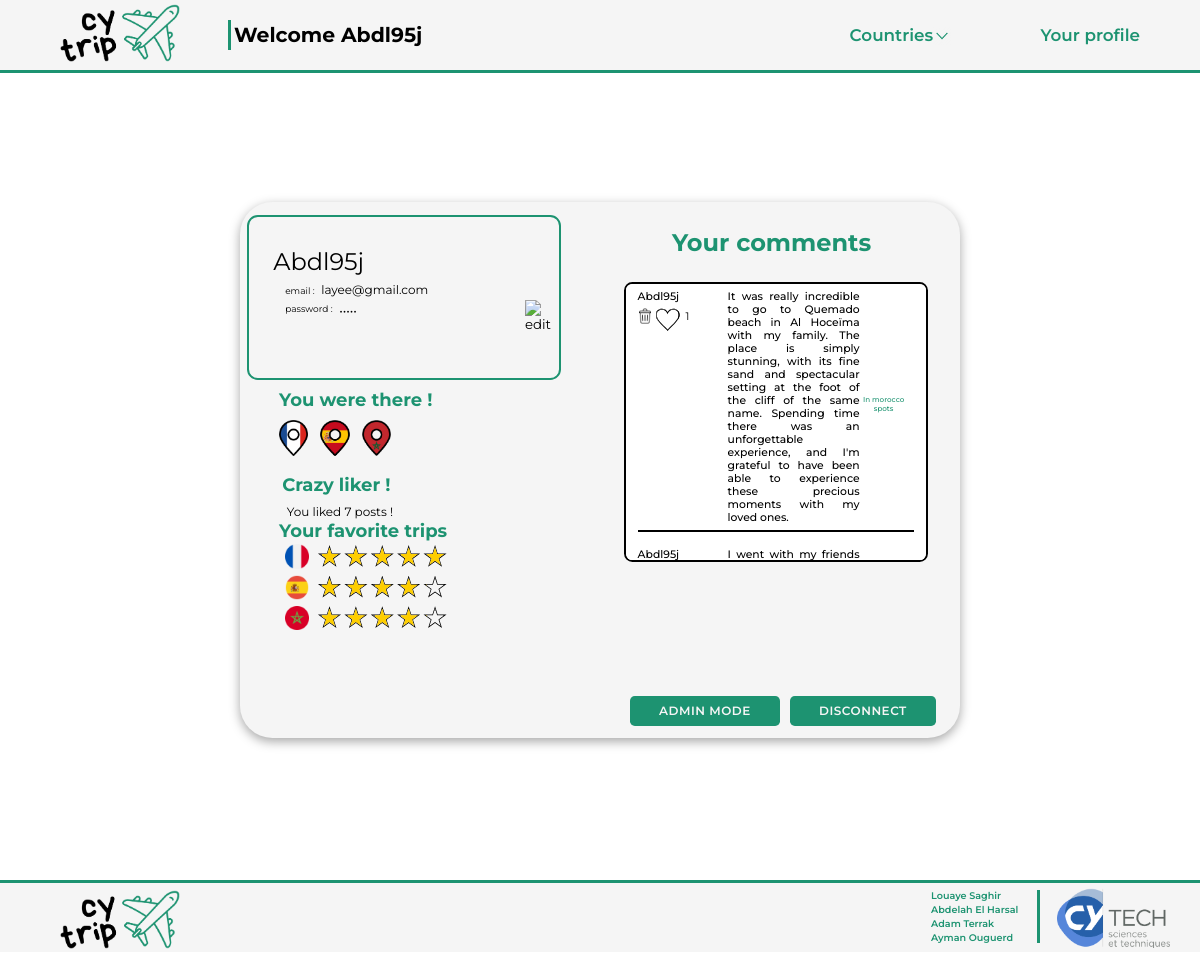
The app's page /php/profile.php (signed in) with its own data.
### tables this page shows
CREATE TABLE `ratings` (
  `liker_id` int(11) NOT NULL,
  `country` varchar(128) NOT NULL,
  `grade` int(5) NOT NULL
);

CREATE TABLE `comments` (
  `id` int(11) NOT NULL,
  `sender` varchar(128) NOT NULL,
  `country` varchar(128) NOT NULL,
  `likes` int(255) NOT NULL DEFAULT 0,
  `category` varchar(128) NOT NULL,
  `content` varchar(1500) NOT NULL
);

### php/profile.php (the view, shortened to what this page needs)
<?php
    require_once(__DIR__."/sqlconfig.php");
    $commentstatement = $mysqlClient->prepare('SELECT * FROM comments WHERE sender = :sender ORDER BY likes DESC');
    $commentstatement->execute([
        'sender'=> $_SESSION['user']['user_name'],
    ]);
    $comments = $commentstatement->fetchAll();
    $likestatement = $mysqlClient->prepare('SELECT * FROM likes WHERE user_id = :user_id');
    $likestatement->execute([
        'user_id'=> $_SESSION['user']['id'],
    ]);
    $likes = $likestatement->fetchAll();
    $ratingstatement = $mysqlClient->prepare('SELECT * FROM ratings WHERE liker_id = :liker_id ORDER BY grade DESC');
    $ratingstatement->execute([
        'liker_id'=> $_SESSION['user']['id'],
    ]);
    $ratings = $ratingstatement->fetchAll();
?>
<!DOCTYPE html>
<html>
    <head>
        <link rel="stylesheet" type="text/css" href="/style/style.css">
        <link rel="stylesheet" type="text/css" href="/style/header_footer.css">
        <link rel="stylesheet" type="text/css" href="/style/profile.css">
    </head>
    <body>
        <?php require_once(__DIR__."/header.php") ?>
        <main>
            <div class="container">
                <form id="form_user_info" action="editprofile.php" method="post">
                    <input class="infos pseudo" type="text" name="user_name" value="<?php echo $_SESSION['user']['user_name'];?>" disabled>
                    <label class="emaillabel" for="user_email">email :</label>
                    <input class="infos email" type="text" name="user_email" value="<?php echo $_SESSION['user']['user_email'];?>" disabled>
                    <label class="passwordlabel" for="user_password">password :</label>
                    <input class="infos password" type="password" name="user_password" value="<?php echo $_SESSION['user']['user_password'];?>" disabled>
                </form>
                <button id="edit" type="button"><img src="../source/edit.png" alt="edit"></button>
                <div class="stats">
                    <h1>You were there !</h1>
                    <div class="stat places">
                        <?php foreach ($ratings as $rating):?>
                            <img src="<?php echo "../source/".$rating['country']."pin.png"?>" alt="<?php echo $rating['country']."pin"?>">
                        <?php endforeach;?>
                    </div>
                    <div class="stat likes">
                        <h1>Crazy liker !</h1>
                        <?php
                            $count = 0;
                            foreach ($likes as $like){
                                $count++;
                            }
                        ?>
                        <span>You liked <?php echo $count-1?> posts !</span>
                    </div>
                    <h1 id="favtrips">Your favorite trips</h1>
                    <div class="stat ratings">
                        <?php foreach ($ratings as $rating):?>
                            <div class="single">
                                <img src="<?php echo "../source/".$rating['country'].".png"?>" alt="<?php echo $rating['country']?>">
                                <?php
                                    for($i = 1; $i <= 5; $i++) {
                                        if($rating['grade'] >= $i) {
                                            echo '<div class="starborder"><button type="submit" value="france" name="star'.$i.'" class="star '.$i.'"><div class="yellowrect_" id="'.$i.'_"></button></div>';
                                        } else {
                                            echo '<div class="starborder"><button type="submit" value="france" name="star'.$i.'" class="star '.$i.'"><div class="yellowrect" id="'.$i.'_"></button></div>';
                                        }
                                    }
                                ?>
                            </div>
                        <?php endforeach;?>
                    </div>
                </div>
                <h1 id="yourcoms">Your comments</h1>
                <div class="blog">
                    <?php foreach ($comments as $comment) :?>
                        <div class="onecom">
                            <div class="pseudlike">
                                <span id="who">
                                    <?php echo $comment['sender'];?>
                                </span>
                                <span id="likes">
                                    <?php if($comment["sender"] == $_SESSION['user']['user_name']): ?>
                                        <form action="comments.php" method="post">
                                            <button class="btndel spots" type="submit" name="delcomspots" value="<?php echo $comment['id'];?>"> <img src="../source/trash.png" alt="trash"> </button>
                                        </form>
                                    <?php endif;?>
                                    <button class="empty"></button>
                                    <span class="likenb"><?php echo $comment['likes'];?></span>
                                </span>
                            </div>
                            <span id="com">
                                <?php echo $comment['content'];?>
                            </span>
                            <span id="loc">
                                <a href="<?php echo $comment['country'].".php"."#hubtitle"; ?>">
                                    <?php echo "In ".$comment['country'];?>
                                    <?php echo $comment['category'];?>
                                </a>
                            </span>
                        </div>
                    <?php endforeach?>
                </div>
                <?php if ($_SESSION['user']['isroot'] == 1): ?>
                    <form method="post" action="admin.php">
                        <button id="adminbtn" type="submit">Admin mode</button>
                    </form>
                <?php endif;?>
                <form method="post" action="logout.php">
                    <button id="logoutbtn" type="submit">Disconnect</button>
                </form>
                </div>
                </main>
                <?php require_once(__DIR__."/footer.php") ?>
        </body>
</html>

### style/style.css (style rules this page uses)
* { margin: 0; padding: 0; font-family: "Montserrat", sans-serif; }
body { position: relative; display: flex; flex-direction: column; }
main { position: relative; top: 5.8vw; min-height: 100vh; }

### records on screen
ratings: country (picture)
ratings: country (picture)
ratings: country (picture)
comments: sender "Abdl95j", $comment['id'] 32 (drawn), likes "1", content "It was really incredible to go to Quemado beach in Al Hoceïma with my family. The place is simply stunning, with its fine sand and spectacular setting at the foot of the cliff of the same name. Spending time there was an unforgettable experience, and I'm grateful to have been able to experience these precious moments with my loved ones.", country "morocco", category "spots"
comments: sender "Abdl95j", content "I went with my friends…"

### other values on screen
$_SESSION['user']['user_name'] "Abdl95j"
$count-1 "7"
